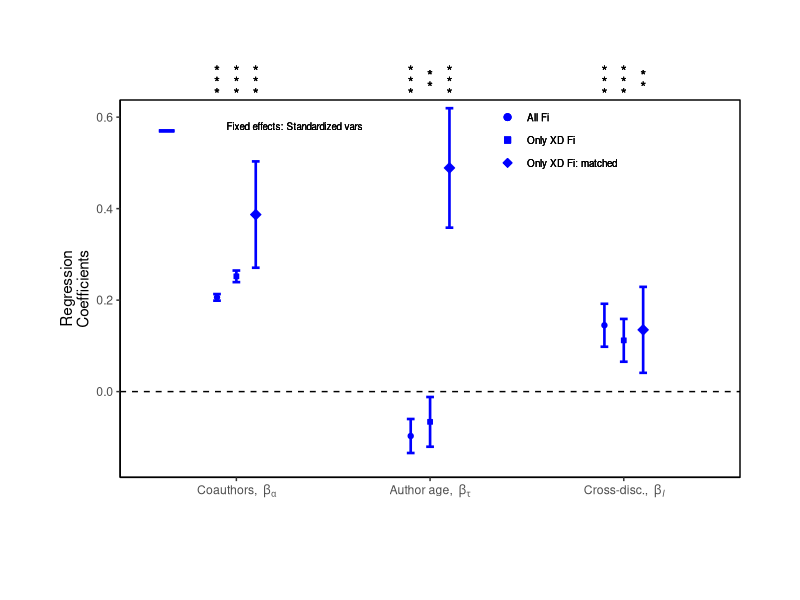

This figure's R source:

library(ggplot2, warn.conflicts=F)
library(dplyr, warn.conflicts=F)
library(forcats, warn.conflicts=F)

df_all <- data.frame(parameters = c("co-authors", "author_age", "cross-disc"),
                 fe_standardized = c(0.206,  -0.0971, 0.145),
                 fe_stand_error  = c(0.00361, 0.0186, 0.0235))

df_xd <- data.frame(parameters = c("co-authors", "author_age", "cross-disc"),
                 fe_standardized = c(0.252,  -0.0662, 0.112),
                 fe_stand_error  = c(0.00632, 0.0272, 0.0234))

df_matched <- data.frame(parameters = c("co-authors", "author_age", "cross-disc"),
                  fe_standardized = c(0.387,  0.489,  0.135),
                  fe_stand_error  = c(0.0581, 0.0653, 0.0470))


fig5B <- ggplot(df_xd, aes(x=parameters, y=fe_standardized))

fig5B + 
  geom_point(data = df_xd, 
             colour = "blue", size = 1.5, shape = 22, fill = "blue") +
  geom_errorbar(aes(ymin = fe_standardized + fe_stand_error * 2, 
                    ymax = fe_standardized - fe_stand_error * 2),
                width=0.04, colour = "blue", size=0.9) +
  
  geom_point(data = df_all, 
             aes(x = c(0.9, 1.9, 2.9), y=fe_standardized),
             colour = "blue", size = 1.5, shape = 21, fill = "blue") +
  geom_errorbar(data = df_all, 
                aes(x=c(0.9, 1.9, 2.9),
                    ymin = fe_standardized + fe_stand_error * 2, 
                    ymax = fe_standardized - fe_stand_error * 2), 
                width=0.04, colour = "blue", size=0.9) +

  geom_point(data = df_matched, 
           aes(x = c(1.1, 2.1, 3.1), y=fe_standardized),
           colour = "blue", size = 2.5, shape = 23, fill = "blue") +
  geom_errorbar(data = df_matched, 
                aes(x=c(1.1, 2.1, 3.1),
                    ymin = fe_standardized + fe_stand_error * 2, 
                    ymax = fe_standardized - fe_stand_error * 2), 
                width=0.04, colour = "blue", size=0.9) +
  
  aes(x = fct_inorder(parameters)) +
  coord_cartesian(ylim = c(-.15, .6), clip = 'off') +
  theme(plot.margin = unit(c(5,3,4,3), "lines"))  +
  geom_hline(yintercept=c(0,3), linetype="dashed") +
  
  theme(axis.line = element_line(colour = "black"),
        panel.background = element_blank(),
        panel.border = element_rect(colour = "black", fill=NA, size=.5)
  ) +
  
  labs(x = "", y = "Regression\nCoefficients") + 
  
  geom_text(aes(x=0.9,y=0.7,label="*")) +
  geom_text(aes(x=0.9,y=0.675,label="*")) +
  geom_text(aes(x=0.9,y=0.65,label="*")) +
  
  geom_text(aes(x=1.0,y=0.7,label="*")) +
  geom_text(aes(x=1.0,y=0.675,label="*")) +
  geom_text(aes(x=1.0,y=0.65,label="*")) +
  
  geom_text(aes(x=1.1,y=0.7,label="*")) +
  geom_text(aes(x=1.1,y=0.675,label="*")) +
  geom_text(aes(x=1.1,y=0.65,label="*")) +

  geom_text(aes(x=1.9,y=0.7,label="*")) +
  geom_text(aes(x=1.9,y=0.675,label="*")) +
  geom_text(aes(x=1.9,y=0.65,label="*")) +
  
  geom_text(aes(x=2.0,y=0.69,label="*")) +
  geom_text(aes(x=2.0,y=0.665,label="*")) +
  
  geom_text(aes(x=2.1,y=0.7,label="*")) +
  geom_text(aes(x=2.1,y=0.675,label="*")) +
  geom_text(aes(x=2.1,y=0.65,label="*")) +

  geom_text(aes(x=2.9,y=0.7,label="*")) +
  geom_text(aes(x=2.9,y=0.675,label="*")) +
  geom_text(aes(x=2.9,y=0.65,label="*")) +
  
  geom_text(aes(x=3.0,y=0.7,label="*")) +
  geom_text(aes(x=3.0,y=0.675,label="*")) +
  geom_text(aes(x=3.0,y=0.65,label="*")) +
  
  geom_text(aes(x=3.1,y=0.69,label="*")) +
  geom_text(aes(x=3.1,y=0.665,label="*")) +
  
  geom_text(size = 2.5, aes(x=1.3,y=0.58,
                            label="Fixed effects: Standardized vars")) +
  geom_segment(aes(x= 0.6,y=0.57,xend=0.68,yend=0.57), 
               size = 1.05, colour = "blue") +

  geom_text(size = 2.5, aes(x=2.5,y=0.6, label="All Fi"), hjust = 0) +
  geom_text(size = 2.5, aes(x=2.5,y=0.55, label="Only XD Fi"), hjust = 0) +
  geom_text(size = 2.5, aes(x=2.5,y=0.5, label="Only XD Fi: matched"), hjust = 0) +
  
  geom_point(aes(x = 2.4, y=.6),
             colour = "blue", size = 2, shape = 21, fill = "blue") +
  geom_point(aes(x = 2.4, y=.55),
             colour = "blue", size = 2, shape = 22, fill = "blue") +
  geom_point(aes(x = 2.4, y=.5),
             colour = "blue", size = 2, shape = 23, fill = "blue") +

  aes(x = fct_inorder(parameters)) +
  scale_x_discrete("", labels = c(expression("Coauthors, " ~ beta[italic(alpha)]), 
                                  expression("Author age, " ~ beta[italic(tau)]), 
                                  expression("Cross-disc., " ~ beta[italic(I)]) ))

  
